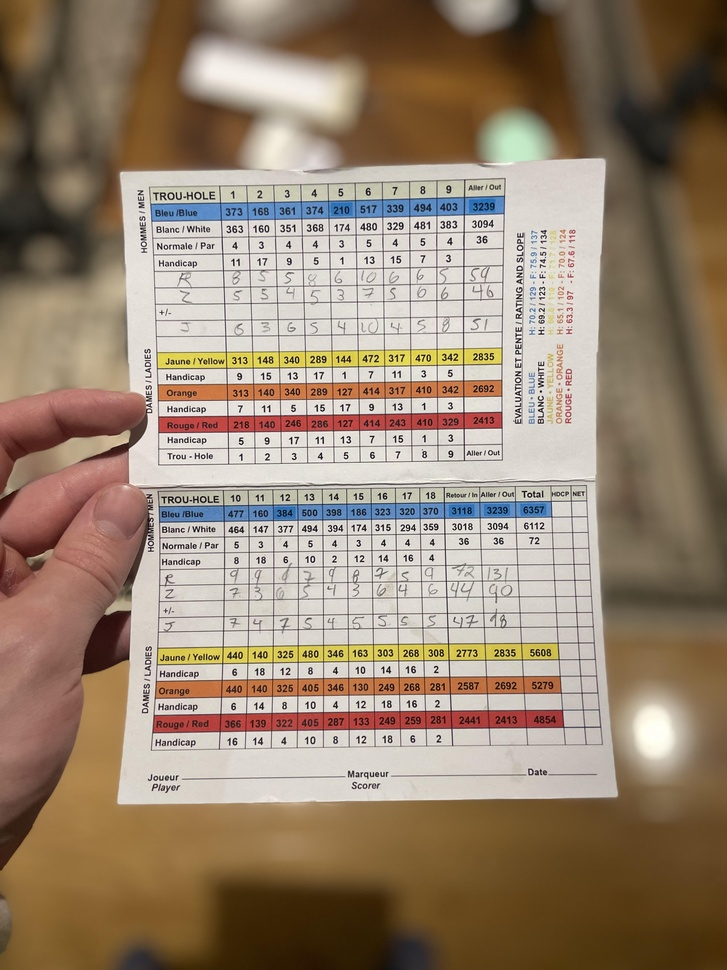
#> input picture backend/images-preprocess-input/bluredbackimage.jpg, 727 x 970 px, shrunk from 3024 x 4032 before the run
$ python LocalTesting-img-preprocess.py
#> lines starting #> are read from the running program, lines starting #| are printed output that depends on the picture; after the words box and inside, x2 and y2 are one past the last pixel; in counts of white or black regions, pixels touching at a corner belong together
"""
Description: This script function is a modified version of img-preprocess.py and is for local testing, specifically to test the parameters and tweak them as needed. (imports the image from the local path input and save them in the ouput directory)

"""

import os
from PIL import Image, ImageFilter
import numpy as np
from scipy.ndimage import uniform_filter

def preprocess_image(image_path, output_path, block_size=31, offset=9):
    """
    Preprocesses an image for OCR:
    1. Converts to grayscale
    2. Reduces noise
    3. Applies adaptive thresholding

    Parameters:
        block_size (int): Size of the local neighborhood for adaptive thresholding.
        offset (int): Constant subtracted from the mean for thresholding.

        If the Text is Too Broken or Incomplete:
        -Decrease block_size (e.g., 25) to capture finer details.
        -Decrease offset (e.g., 2) to make the threshold less strict.
        If There's Too Much Background Noise:
        -Increase block_size (e.g., 51) to smooth out local variations.
        -Increase offset (e.g., 10) to make the threshold stricter.
    """
#> called with block_size = 31, offset = 9
    # Open the image using Pillow
    image = Image.open(image_path)
#> image is the input picture: PIL image 727x970 RGB; mean R, G, B 151.2, 132.1, 112.5

    # 1. Convert to grayscale
    image = image.convert("L")  # "L" mode is grayscale
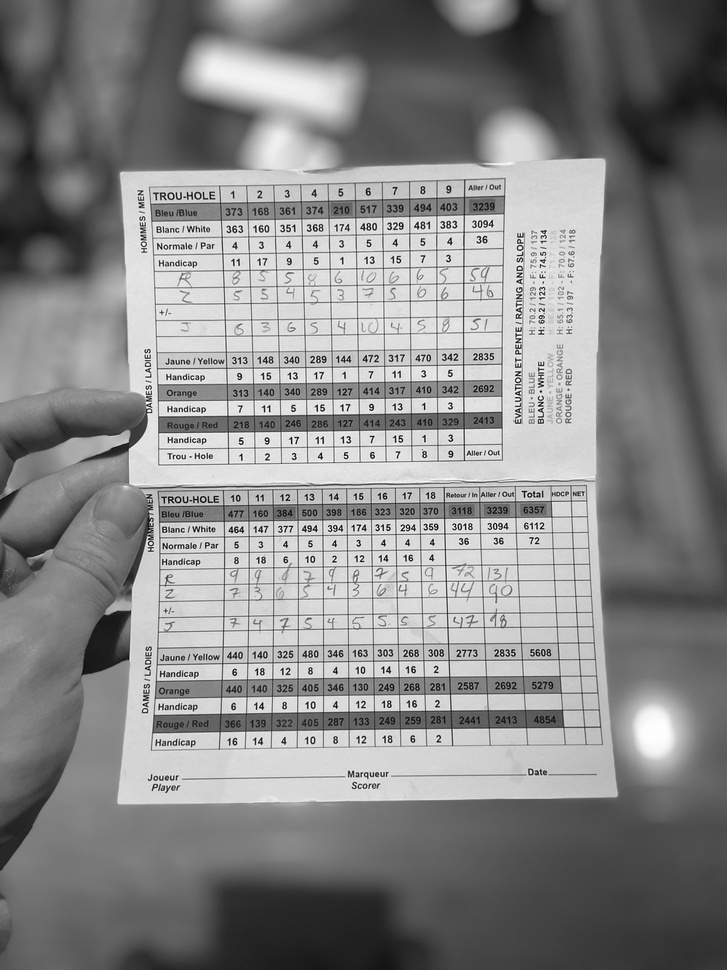
#> image: PIL image 727x970 L; min 1, max 255, mean 135.6

    # 2. Reduce noise using a median filter
    image = image.filter(ImageFilter.MedianFilter(size=3))

    # Convert Pillow image to NumPy array for scikit-image
    image_np = np.array(image)

    # 3. Apply adaptive thresholding
    mean_filter = uniform_filter(image_np, size=block_size)
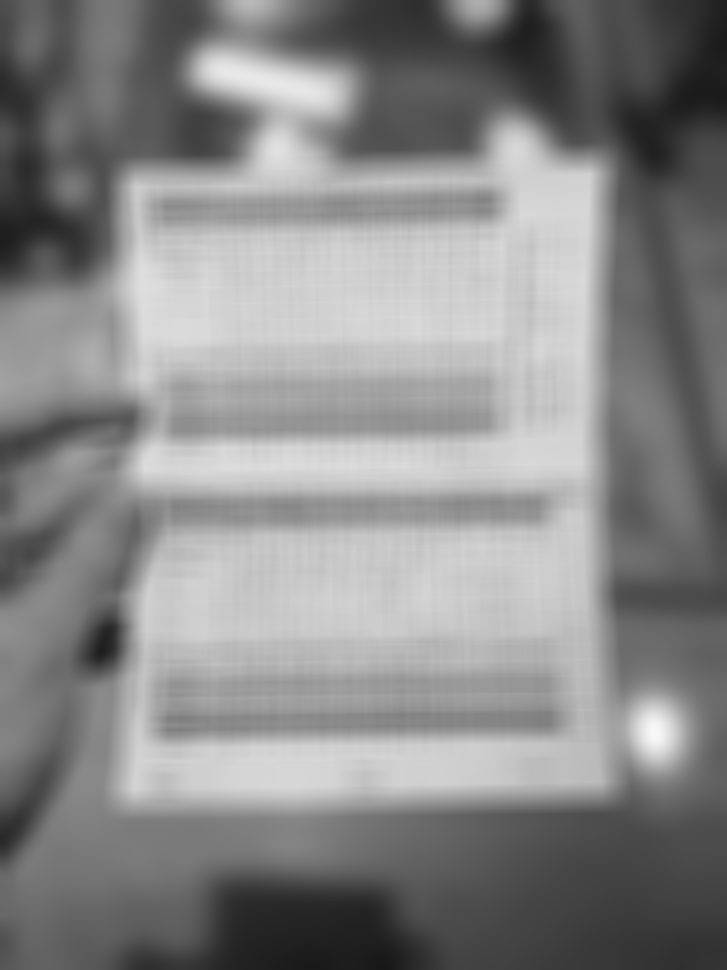
#> mean_filter: shape (970, 727); min 24, max 248, mean 136.1
    binary = image_np > (mean_filter - offset)
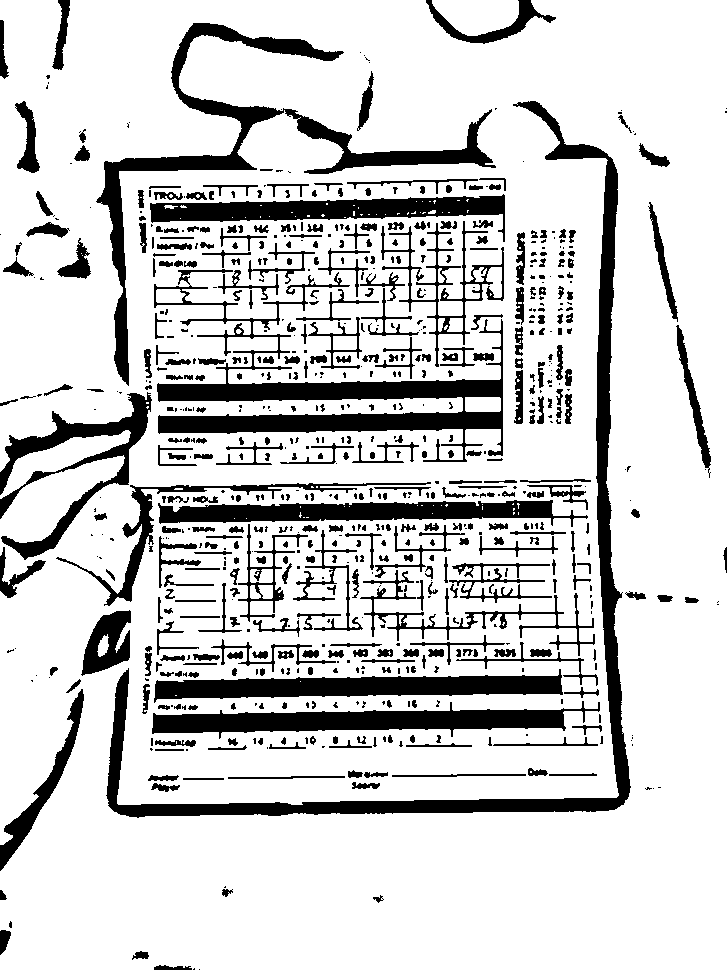
#> binary: shape (970, 727) bool; 81.4% white; 736 black regions (329 under 20 px), largest, box (x1, y1, x2, y2) and area: (106, 101, 631, 818) 17181, (154, 269, 503, 462) 14531, (96, 23, 496, 386) 11889

    # Convert back to Pillow image
    processed_image = Image.fromarray((binary * 255).astype(np.uint8))

    # Save the processed image
    processed_image.save(output_path)
    print(f"Processed image saved to {output_path}")

# Example usage
# Get the directory where the script is located
script_dir = os.path.dirname(os.path.realpath(__file__))

# Build the full path to the image file
image_name = 'bluredbackimage.jpg'
input_image_path = os.path.join(script_dir, 'images-preprocess-input', image_name)
output_image_path = os.path.join(script_dir, 'images-preprocess-output', 'processed--'+image_name)

preprocess_image(input_image_path, output_image_path)
